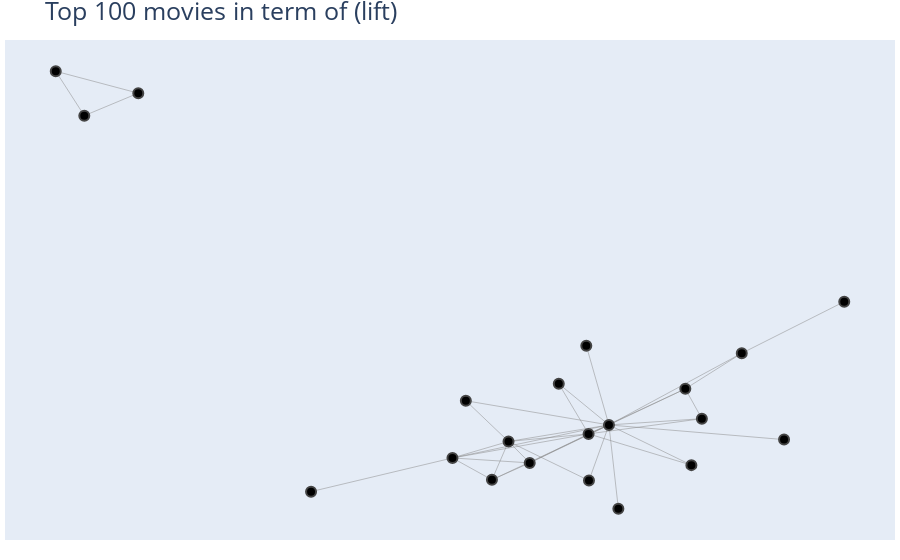

Here is the notebook cell this chart was saved with:
### Code cell
import plotly.graph_objs as go
from plotly.offline import init_notebook_mode, iplot

import networkx as nx
import warnings
warnings.filterwarnings('ignore')

init_notebook_mode(connected=True)

# Create a Plotly figure
fig = go.Figure()

edges = nx.from_pandas_edgelist(rules.sort_values(ascending=False,by='lift')
                           ,source='antecedents',target='consequents',edge_attr=None)
pos = nx.spring_layout(edges, seed=42)  # use spring_layout instead
# Add edges as scatter trace
edge_x = []
edge_y = []
for edge in edges.edges():
    x0, y0 = pos[edge[0]]
    x1, y1 = pos[edge[1]]
    edge_x.append(x0)
    edge_x.append(x1)
    edge_x.append(None)
    edge_y.append(y0)
    edge_y.append(y1)
    edge_y.append(None)

edge_trace = go.Scatter(
    x=edge_x, y=edge_y,
    line=dict(width=0.5, color='#888'),
    hoverinfo='none',
    mode='lines')

fig.add_trace(edge_trace)

# Add nodes as scatter trace
node_x = []
node_y = []
node_text = []
for node in edges.nodes():
    x, y = pos[node]
    node_x.append(x)
    node_y.append(y)
    node_text.append(node)

node_trace = go.Scatter(
    x=node_x, y=node_y,
    mode='markers',
    hoverinfo='text',
    marker=dict(
        showscale=False,
        colorscale='YlGnBu',
        reversescale=True,
        color=[],
        size=10,
        line_width=2))

node_trace.text = node_text
fig.add_trace(node_trace)

# Set layout and display the figure
fig.update_layout(
    title='Top 100 movies in term of (lift)',
    title_font_size=25,
    font_size=18,
    showlegend=False,
    hovermode='closest',
    margin=dict(b=20,l=5,r=5,t=40),
    xaxis=dict(showgrid=False, zeroline=False, showticklabels=False),
    yaxis=dict(showgrid=False, zeroline=False, showticklabels=False))

iplot(fig)

### Figure 1 — Plotly figure (JSON) as saved in the notebook; plotly's stock layout.template omitted (floating-point values rounded to 4 significant figures)
{"data": [{"hoverinfo": "none", "line": {"color": "#888", "width": 0.5}, "mode": "lines", "type": "scatter", "x": [-0.7064, -0.5823, null, -0.7064, -0.6635, null, -0.5823, -0.6635, null, 0.1254, 0.09136, null, 0.1254, 0.3887, null, 0.1254, 0.04997, null, 0.1254, 0.1396, null, 0.1254, 0.2651, null, 0.1254, 0.2494, null, 0.1254, -0.08977, null, 0.1254, -0.05053, null, 0.1254, 0.09477, null, 0.1254, -0.0256, null, 0.1254, 0.09538, null, 0.1254, 0.2403, null, 0.1254, 0.006273, null, 0.1254, -0.1099, null, 0.1254, 0.3251, null, -0.0256, -0.05053, null, -0.0256, -0.08977, null, -0.0256, 0.09538, null, -0.0256, 0.006273, null, -0.0256, -0.1099, null, -0.0256, 0.09477, null, -0.05053, -0.1099, null, -0.05053, 0.006273, null, -0.1099, -0.3225, null, -0.1099, 0.006273, null, -0.1099, 0.09477, null, 0.09477, 0.04997, null, 0.09477, 0.2494, null, 0.09477, 0.2651, null, 0.09477, 0.2403, null, 0.09477, 0.006273, null, 0.2651, 0.2403, null, 0.2403, 0.3251, null, 0.4792, 0.3251, null], "y": [1.0, 0.9288, null, 1.0, 0.8557, null, 0.9288, 0.8557, null, -0.1492, 0.1081, null, -0.1492, -0.1968, null, -0.1492, -0.01547, null, -0.1492, -0.4215, null, -0.1492, -0.1289, null, -0.1492, -0.2798, null, -0.1492, -0.07061, null, -0.1492, -0.3275, null, -0.1492, -0.1783, null, -0.1492, -0.2029, null, -0.1492, -0.3299, null, -0.1492, -0.03183, null, -0.1492, -0.2725, null, -0.1492, -0.2565, null, -0.1492, 0.08373, null, -0.2029, -0.3275, null, -0.2029, -0.07061, null, -0.2029, -0.3299, null, -0.2029, -0.2725, null, -0.2029, -0.2565, null, -0.2029, -0.1783, null, -0.3275, -0.2565, null, -0.3275, -0.2725, null, -0.2565, -0.3659, null, -0.2565, -0.2725, null, -0.2565, -0.1783, null, -0.1783, -0.01547, null, -0.1783, -0.2798, null, -0.1783, -0.1289, null, -0.1783, -0.03183, null, -0.1783, -0.2725, null, -0.1289, -0.03183, null, -0.03183, 0.08373, null, 0.2513, 0.08373, null]}, {"hoverinfo": "text", "marker": {"color": [], "colorscale": [[0, "rgb(255,255,217)"], [0.125, "rgb(237,248,177)"], [0.25, "rgb(199,233,180)"], [0.375, "rgb(127,205,187)"], [0.5, "rgb(65,182,196)"], [0.625, "rgb(29,145,192)"], [0.75, "rgb(34,94,168)"], [0.875, "rgb(37,52,148)"], [1, "rgb(8,29,88)"]], "line": {"width": 2}, "reversescale": true, "showscale": false, "size": 10}, "mode": "markers", "text": ["Lord of the Rings: The Return of the King, The (2003)", "Lord of the Rings: The Two Towers, The (2002)", "Lord of the Rings: The Fellowship of the Ring, The (2001)", "Pulp Fiction (1994)", "Reservoir Dogs (1992)", "Fight Club (1999)", "Memento (2000)", "Inception (2010)", "Interstellar (2014)", "Donnie Darko (2001)", "Shawshank Redemption, The (1994)", "Usual Suspects, The (1995)", "Seven (a.k.a. Se7en) (1995)", "Matrix, The (1999)", "Eternal Sunshine of the Spotless Mind (2004)", "Silence of the Lambs, The (1991)", "Forrest Gump (1994)", "Twelve Monkeys (a.k.a. 12 Monkeys) (1995)", "American Beauty (1999)", "Star Wars: Episode V - The Empire Strikes Back (1980)", "Star Wars: Episode IV - A New Hope (1977)"], "type": "scatter", "x": [-0.7064, -0.5823, -0.6635, 0.1254, 0.09136, -0.0256, -0.05053, -0.1099, -0.3225, -0.08977, 0.09477, 0.04997, 0.2494, 0.006273, 0.09538, 0.2651, 0.2403, 0.3887, 0.1396, 0.4792, 0.3251], "y": [1.0, 0.9288, 0.8557, -0.1492, 0.1081, -0.2029, -0.3275, -0.2565, -0.3659, -0.07061, -0.1783, -0.01547, -0.2798, -0.2725, -0.3299, -0.1289, -0.03183, -0.1968, -0.4215, 0.2513, 0.08373]}], "layout": {"font": {"size": 18}, "hovermode": "closest", "margin": {"b": 20, "l": 5, "r": 5, "t": 40}, "showlegend": false, "title": {"font": {"size": 25}, "text": "Top 100 movies in term of (lift)"}, "xaxis": {"showgrid": false, "showticklabels": false, "zeroline": false}, "yaxis": {"showgrid": false, "showticklabels": false, "zeroline": false}}}
